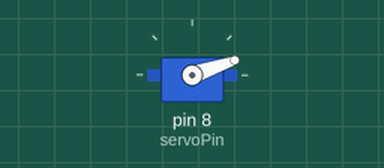
Bench run of a sketch on a simulated Arduino Uno, built with avr-gcc and run on an emulated ATmega328P. Shown: servo. What the sketch prints to the serial monitor is not drawn.

Above: at 0.05 s.
At 0.4 s:
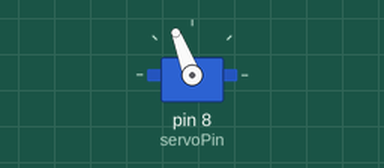
At 0.75 s:
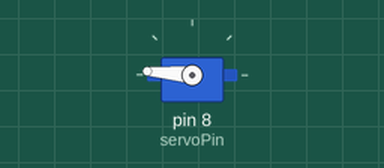
At 1.45 s:
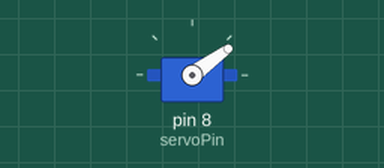
Timing chart, 0 to 3.8 s (numbered marks = the images above):
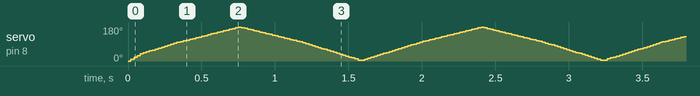

The sketch:

servoRangeTest.ino
```cpp
#include <Servo.h>

#define servoPin 8
Servo myServo;
int pos = 0;
int rangeMin = 0;
int rangeMax = 180;

void setup() {
  Serial.begin(9600);
  myServo.attach(servoPin);
  myServo.write(0);
}

void loop() {
  for(pos = rangeMin; pos < rangeMax; pos++){
    myServo.write(pos);
    Serial.println(myServo.read());
    delay(2);
  }

  for(pos = rangeMax; pos > rangeMin; pos--){
    myServo.write(pos);
    Serial.println(myServo.read());
    delay(2);
  }
}
```
